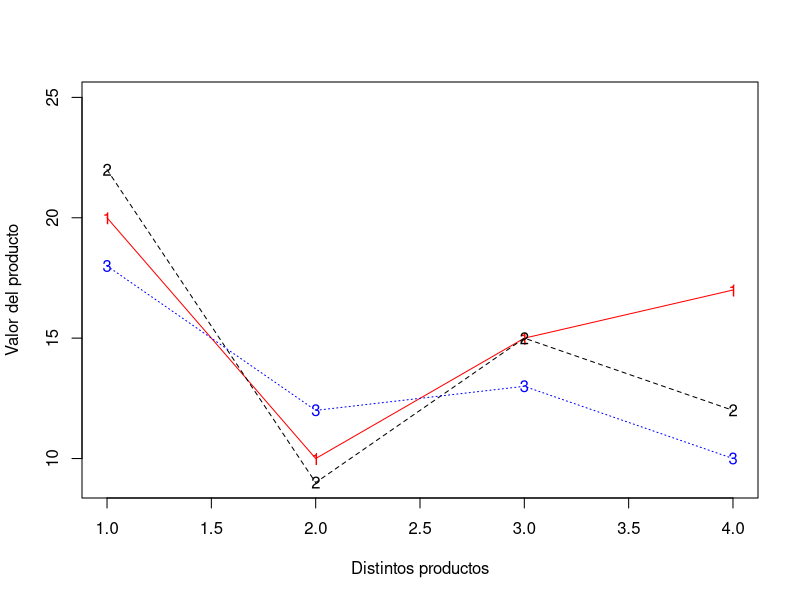

Reproduce this figure in R.
## ---- chunk 1
num_products <- c('Tortas','zumos','Yogurt con cereal','Galletas')
num_caf <- c('Cafeteria A','Cafeteria B','Cafeteria C')
val <- c(20,22,18,10,9,12,15,15,13,17,12,10)

"we create the matrix"
matrix_price <- matrix(data = val, nrow = length(num_products),ncol = length(num_caf),byrow = TRUE,dimnames = list(num_products,num_caf) )
print(matrix_price)
## ---- chunk 2
dim(matrix_price)
## ---- chunk 3
col_names<-colnames(matrix_price)
row_names <-rownames(matrix_price)
print(col_names)
print(row_names)
col_names[3]
## ---- chunk 4
matrix_price
t(matrix_price)
## ---- chunk 5
matrix_price + 2
matrix_price * 2
## ---- chunk 6
matplot(matrix_price, type = 'o', pch=NULL,col=c('red','black','blue','orange'),xlab = 'Distintos productos',ylab = 'Valor del producto',xlim = c(1,4),ylim = c(9,25))
## ---- chunk 7
sub1 <-matrix_price[c(1:3),c('Cafeteria A')]
sub2 <-matrix_price[c(2:4),c(1:3)]
print(sub1)
"---------------------------------------------------"
print(sub2)
"---------------------------------------------------"
"whithout the last caf(the C) :"
print(matrix_price[,c(-3)])
